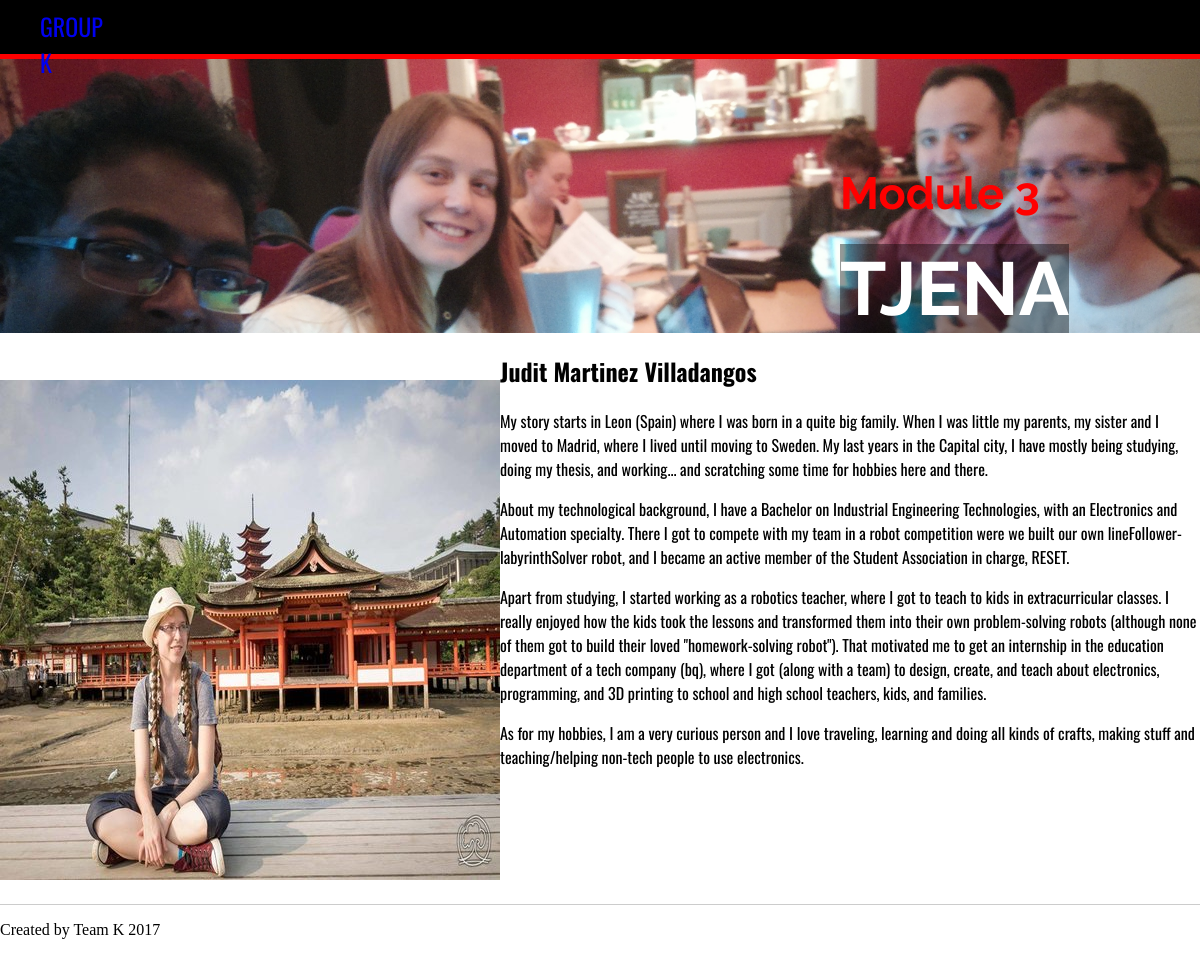
The page /index.php?id=3 on the database its author committed.
### tables this page shows
CREATE TABLE IF NOT EXISTS `info` (
  `id` int(11) NOT NULL AUTO_INCREMENT,
  `name` varchar(30) NOT NULL,
  `desc` text NOT NULL,
  PRIMARY KEY (`id`)
);

### application/models/model_about.php (called while the page is built)
<?php
class Model_About extends Model
{
	public function get_data($param)
	{
	$dbhost = "localhost";
  $dbuser = "root";
  $dbpassword = "asdrt145";
  $dbname = "advancedproject";
  $link = mysqli_connect($dbhost, $dbuser, $dbpassword, $dbname);
  $result= "SELECT * FROM info";
  $result.=' where id = "'.$param.'" ';
  $res = mysqli_query($link,$result);
  return $res;
	}
}

### application/controllers/controller_about.php (called while the page is built, shortened)
<?php
class Controller_About extends Controller
{
	function __construct()
	{
		$this->model = new Model_About();
		$this->view = new View();
	}
	function action_profile($param)
	{
		$data = $this->model->get_data($param);
		$this->view->generate('about_view.php', 'template_view.php', $data);
	}
}

### application/bootstrap.php (called while the page is built, shortened)
<?php
Route::start();

### index.php (called while the page is built, shortened)
<?php
require_once 'application/bootstrap.php';

### application/core/view.php (called while the page is built)
<?php
class View
{
	function generate($content_view, $template_view, $data = null)
	{
		include 'application/views/'.$template_view;
	}
}

### application/views/about_view.php (the view, shortened to what this page needs)
<?php
	while($row = mysqli_fetch_array($data))
	{
		echo'<div class="imgg" >';
		echo'<img src="/images/'.$row['id'].'.jpg">';
echo'</div>';
echo'<div id="content2">';
			echo '<h2>'.$row['name'].'</h2>';
			echo '<p>'.$row['desc'].'</p>';
	} ?>
		</div>

### css/styles.css (style rules this page uses)
body { margin: 0; }
#content2 { font-family: 'Oswald', sans-serif; margin-left: 40%; }
.imgg { padding: 47px 0 0 0; text-align: right; float:left; }

### rows shown on the page
info: name "Judit Martinez Villadangos", desc "My story starts in Leon (Spain) where I was born in a quite big family. When I was little my parents, my sister and I moved to Madrid, where I lived until moving to Sweden. My last years in the Capital city, I have mostly being studying, doing my thesis, and working... and scratching some time for hobbies here and there. About my technological background, I have a Bachelor on Industrial Engineering Technologies, with an Electronics and Automation specialty. There I got to compete with my team in a robot competition were we built our own lineFollower-labyrinthSolver robot, and I became an active member of the Student Association in charge, RESET. Apart from studying, I started working as a…"
